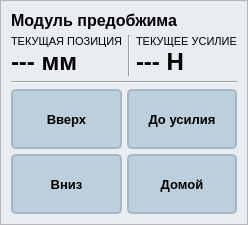
                  <widget class="QFrame" name="frameXPos_8">
                   <property name="styleSheet">
                    <string notr="true">* {
	background: #e9ecf1;
}

QFrame#frameXPos {
	border-radius: 7px;
	border: 1px solid #c1c6cc;
}</string>
                   </property>
                   <property name="frameShape">
                    <enum>QFrame::Shape::StyledPanel</enum>
                   </property>
                   <property name="frameShadow">
                    <enum>QFrame::Shadow::Raised</enum>
                   </property>
                   <layout class="QVBoxLayout" name="verticalLayout_59">
                    <property name="spacing">
                     <number>5</number>
                    </property>
                    <property name="leftMargin">
                     <number>10</number>
                    </property>
                    <property name="topMargin">
                     <number>10</number>
                    </property>
                    <property name="rightMargin">
                     <number>10</number>
                    </property>
                    <property name="bottomMargin">
                     <number>10</number>
                    </property>
                    <item>
                     <widget class="QLabel" name="label_45">
                      <property name="minimumSize">
                       <size>
                        <width>0</width>
                        <height>0</height>
                       </size>
                      </property>
                      <property name="maximumSize">
                       <size>
                        <width>16777215</width>
                        <height>25</height>
                       </size>
                      </property>
                      <property name="font">
                       <font>
                        <pointsize>12</pointsize>
                        <bold>true</bold>
                       </font>
                      </property>
                      <property name="text">
                       <string>Модуль предобжима</string>
                      </property>
                     </widget>
                    </item>
                    <item>
                     <widget class="QWidget" name="widget_45" native="true">
                      <layout class="QHBoxLayout" name="horizontalLayout_27">
                       <property name="spacing">
                        <number>5</number>
                       </property>
                       <property name="leftMargin">
                        <number>0</number>
                       </property>
                       <property name="topMargin">
                        <number>0</number>
                       </property>
                       <property name="rightMargin">
                        <number>0</number>
                       </property>
                       <property name="bottomMargin">
                        <number>0</number>
                       </property>
                       <item>
                        <widget class="QWidget" name="widget_47" native="true">
                         <layout class="QVBoxLayout" name="verticalLayout_60">
                          <property name="spacing">
                           <number>0</number>
                          </property>
                          <property name="leftMargin">
                           <number>0</number>
                          </property>
                          <property name="topMargin">
                           <number>0</number>
                          </property>
                          <property name="rightMargin">
                           <number>0</number>
                          </property>
                          <property name="bottomMargin">
                           <number>0</number>
                          </property>
                          <item>
                           <widget class="QLabel" name="label_46">
                            <property name="maximumSize">
                             <size>
                              <width>16777215</width>
                              <height>30</height>
                             </size>
                            </property>
                            <property name="font">
                             <font>
                              <pointsize>8</pointsize>
                             </font>
                            </property>
                            <property name="text">
                             <string>ТЕКУЩАЯ ПОЗИЦИЯ</string>
                            </property>
                            <property name="wordWrap">
                             <bool>true</bool>
                            </property>
                           </widget>
                          </item>
                          <item>
                           <widget class="QLabel" name="lblPrePosMan">
                            <property name="maximumSize">
                             <size>
                              <width>16777215</width>
                              <height>40</height>
                             </size>
                            </property>
                            <property name="font">
                             <font>
                              <pointsize>18</pointsize>
                              <bold>true</bold>
                             </font>
                            </property>
                            <property name="text">
                             <string>--- мм</string>
                            </property>
                           </widget>
                          </item>
                         </layout>
                        </widget>
                       </item>
                       <item>
                        <widget class="Line" name="line_13">
                         <property name="styleSheet">
                          <string notr="true">Line {
	border: 1px solid #ced3d7;
}</string>
                         </property>
                         <property name="orientation">
                          <enum>Qt::Orientation::Vertical</enum>
                         </property>
                        </widget>
                       </item>
                       <item>
                        <widget class="QWidget" name="widget_48" native="true">
                         <layout class="QVBoxLayout" name="verticalLayout_61">
                          <property name="spacing">
                           <number>0</number>
                          </property>
                          <property name="leftMargin">
                           <number>0</number>
                          </property>
                          <property name="topMargin">
                           <number>0</number>
                          </property>
                          <property name="rightMargin">
                           <number>0</number>
                          </property>
                          <property name="bottomMargin">
                           <number>0</number>
                          </property>
                          <item>
                           <widget class="QLabel" name="label_48">
                            <property name="maximumSize">
                             <size>
                              <width>16777215</width>
                              <height>30</height>
                             </size>
                            </property>
                            <property name="font">
                             <font>
                              <pointsize>8</pointsize>
                             </font>
                            </property>
                            <property name="text">
                             <string>ТЕКУЩЕЕ УСИЛИЕ</string>
                            </property>
                            <property name="wordWrap">
                             <bool>true</bool>
                            </property>
                           </widget>
                          </item>
                          <item>
                           <widget class="QLabel" name="lblPreForceMan">
                            <property name="maximumSize">
                             <size>
                              <width>16777215</width>
                              <height>40</height>
                             </size>
                            </property>
                            <property name="font">
                             <font>
                              <pointsize>18</pointsize>
                              <bold>true</bold>
                             </font>
                            </property>
                            <property name="text">
                             <string>--- Н</string>
                            </property>
                           </widget>
                          </item>
                         </layout>
                        </widget>
                       </item>
                      </layout>
                     </widget>
                    </item>
                    <item>
                     <widget class="Line" name="line_14">
                      <property name="styleSheet">
                       <string notr="true">Line {
	border: 1px solid #ced3d7;
}</string>
                      </property>
                      <property name="orientation">
                       <enum>Qt::Orientation::Horizontal</enum>
                      </property>
                     </widget>
                    </item>
                    <item>
                     <widget class="QWidget" name="widget_44" native="true">
                      <layout class="QHBoxLayout" name="horizontalLayout_31">
                       <property name="spacing">
                        <number>5</number>
                       </property>
                       <property name="leftMargin">
                        <number>0</number>
                       </property>
                       <property name="topMargin">
                        <number>0</number>
                       </property>
                       <property name="rightMargin">
                        <number>0</number>
                       </property>
                       <property name="bottomMargin">
                        <number>0</number>
                       </property>
                       <item>
                        <widget class="QWidget" name="widget_46" native="true">
                         <layout class="QGridLayout" name="gridLayout_2">
                          <property name="leftMargin">
                           <number>0</number>
                          </property>
                          <property name="topMargin">
                           <number>0</number>
                          </property>
                          <property name="rightMargin">
                           <number>0</number>
                          </property>
                          <property name="bottomMargin">
                           <number>0</number>
                          </property>
                          <property name="spacing">
                           <number>5</number>
                          </property>
                          <item row="0" column="0">
                           <widget class="QToolButton" name="btnPreUpMan">
                            <property name="sizePolicy">
                             <sizepolicy hsizetype="Preferred" vsizetype="Fixed">
                              <horstretch>0</horstretch>
                              <verstretch>0</verstretch>
                             </sizepolicy>
                            </property>
                            <property name="minimumSize">
                             <size>
                              <width>0</width>
                              <height>60</height>
                             </size>
                            </property>
                            <property name="font">
                             <font>
                              <pointsize>10</pointsize>
                              <bold>true</bold>
                             </font>
                            </property>
                            <property name="styleSheet">
                             <string notr="true">QToolButton {
	background: #bdcfdd;
	border: 2px solid #a6b8c6;
	border-radius: 5px;
}

QToolButton:pressed {
	background: #cfddeb;

}</string>
                            </property>
                            <property name="text">
                             <string>Вверх</string>
                            </property>
                            <property name="icon">
                             <iconset resource="resources.qrc">
                              <normaloff>:/icons/icons/up.png</normaloff>:/icons/icons/up.png</iconset>
                            </property>
                            <property name="iconSize">
                             <size>
                              <width>35</width>
                              <height>35</height>
                             </size>
                            </property>
                            <property name="toolButtonStyle">
                             <enum>Qt::ToolButtonStyle::ToolButtonTextBesideIcon</enum>
                            </property>
                           </widget>
                          </item>
                          <item row="1" column="0">
                           <widget class="QToolButton" name="btnPreDownMan">
                            <property name="sizePolicy">
                             <sizepolicy hsizetype="Preferred" vsizetype="Fixed">
                              <horstretch>0</horstretch>
                              <verstretch>0</verstretch>
                             </sizepolicy>
                            </property>
                            <property name="minimumSize">
                             <size>
                              <width>0</width>
                              <height>60</height>
                             </size>
                            </property>
                            <property name="font">
                             <font>
                              <pointsize>10</pointsize>
                              <bold>true</bold>
                             </font>
                            </property>
                            <property name="styleSheet">
                             <string notr="true">QToolButton {
	background: #bdcfdd;
	border: 2px solid #a6b8c6;
	border-radius: 5px;
}

QToolButton:pressed {
	background: #cfddeb;

}</string>
                            </property>
                            <property name="text">
                             <string>Вниз</string>
                            </property>
                            <property name="icon">
                             <iconset resource="resources.qrc">
                              <normaloff>:/icons/icons/down.png</normaloff>:/icons/icons/down.png</iconset>
                            </property>
                            <property name="iconSize">
                             <size>
                              <width>35</width>
                              <height>35</height>
                             </size>
                            </property>
                            <property name="toolButtonStyle">
                             <enum>Qt::ToolButtonStyle::ToolButtonTextBesideIcon</enum>
                            </property>
                           </widget>
                          </item>
                          <item row="0" column="1">
                           <widget class="QToolButton" name="btnPreDown11">
                            <property name="sizePolicy">
                             <sizepolicy hsizetype="Preferred" vsizetype="Fixed">
                              <horstretch>0</horstretch>
                              <verstretch>0</verstretch>
                             </sizepolicy>
                            </property>
                            <property name="minimumSize">
                             <size>
                              <width>0</width>
                              <height>60</height>
                             </size>
                            </property>
                            <property name="font">
                             <font>
                              <pointsize>10</pointsize>
                              <bold>true</bold>
                             </font>
                            </property>
                            <property name="styleSheet">
                             <string notr="true">QToolButton {
	background: #bdcfdd;
	border: 2px solid #a6b8c6;
	border-radius: 5px;
}

QToolButton:pressed {
	background: #cfddeb;

}</string>
                            </property>
                            <property name="text">
                             <string>До усилия</string>
                            </property>
                            <property name="icon">
                             <iconset resource="resources.qrc">
                              <normaloff>:/icons/icons/press.png</normaloff>:/icons/icons/press.png</iconset>
                            </property>
                            <property name="iconSize">
                             <size>
                              <width>35</width>
                              <height>35</height>
                             </size>
                            </property>
                            <property name="toolButtonStyle">
                             <enum>Qt::ToolButtonStyle::ToolButtonTextBesideIcon</enum>
                            </property>
                           </widget>
                          </item>
                          <item row="1" column="1">
                           <widget class="QToolButton" name="btnPreHomeMan">
                            <property name="sizePolicy">
                             <sizepolicy hsizetype="Preferred" vsizetype="Fixed">
                              <horstretch>0</horstretch>
                              <verstretch>0</verstretch>
                             </sizepolicy>
                            </property>
                            <property name="minimumSize">
                             <size>
                              <width>0</width>
                              <height>60</height>
                             </size>
                            </property>
                            <property name="font">
                             <font>
                              <pointsize>10</pointsize>
                              <bold>true</bold>
                             </font>
                            </property>
                            <property name="styleSheet">
                             <string notr="true">QToolButton {
	background: #bdcfdd;
	border: 2px solid #a6b8c6;
	border-radius: 5px;
}

QToolButton:pressed {
	background: #cfddeb;

}</string>
                            </property>
                            <property name="text">
                             <string>Домой</string>
                            </property>
                            <property name="icon">
                             <iconset resource="resources.qrc">
                              <normaloff>:/icons/icons/home.png</normaloff>:/icons/icons/home.png</iconset>
                            </property>
                            <property name="iconSize">
                             <size>
                              <width>35</width>
                              <height>35</height>
                             </size>
                            </property>
                            <property name="toolButtonStyle">
                             <enum>Qt::ToolButtonStyle::ToolButtonTextBesideIcon</enum>
                            </property>
                           </widget>
                          </item>
                         </layout>
                        </widget>
                       </item>
                      </layout>
                     </widget>
                    </item>
                   </layout>
                  </widget>
